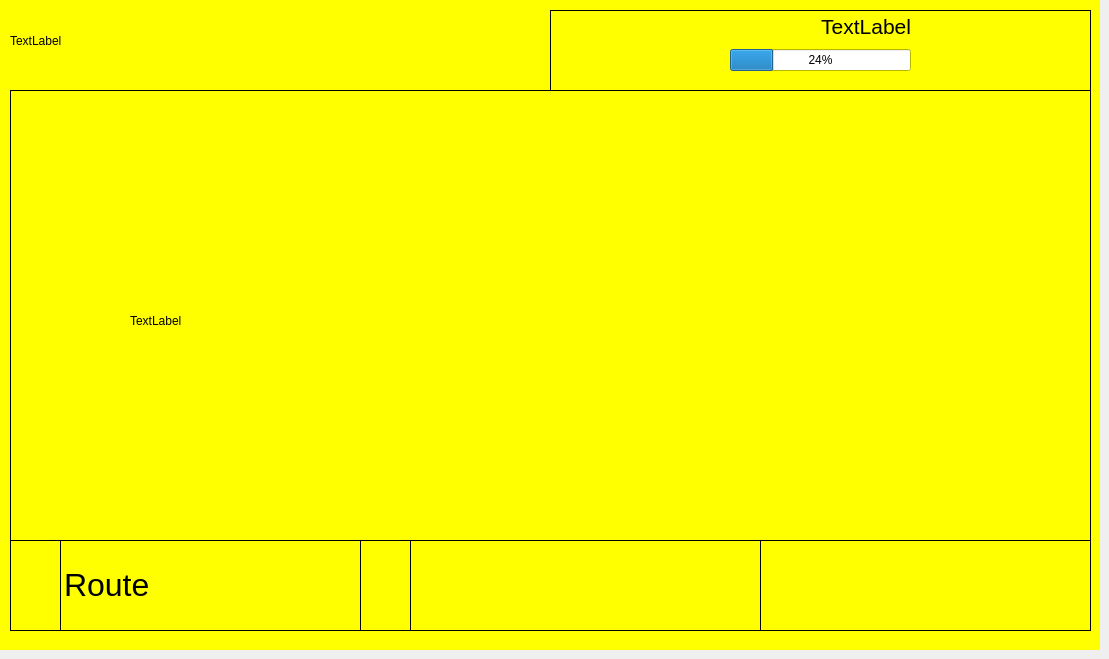
    <widget class="QWidget" name="simulationExpPage">
     <widget class="QWidget" name="simulationExpPanel" native="true">
      <property name="geometry">
       <rect>
        <x>0</x>
        <y>0</y>
        <width>1100</width>
        <height>650</height>
       </rect>
      </property>
      <property name="palette">
       <palette>
        <active>
         <colorrole role="Base">
          <brush brushstyle="SolidPattern">
           <color alpha="255">
            <red>255</red>
            <green>255</green>
            <blue>255</blue>
           </color>
          </brush>
         </colorrole>
         <colorrole role="Window">
          <brush brushstyle="SolidPattern">
           <color alpha="255">
            <red>255</red>
            <green>255</green>
            <blue>0</blue>
           </color>
          </brush>
         </colorrole>
        </active>
        <inactive>
         <colorrole role="Base">
          <brush brushstyle="SolidPattern">
           <color alpha="255">
            <red>255</red>
            <green>255</green>
            <blue>255</blue>
           </color>
          </brush>
         </colorrole>
         <colorrole role="Window">
          <brush brushstyle="SolidPattern">
           <color alpha="255">
            <red>255</red>
            <green>255</green>
            <blue>0</blue>
           </color>
          </brush>
         </colorrole>
        </inactive>
        <disabled>
         <colorrole role="Base">
          <brush brushstyle="SolidPattern">
           <color alpha="255">
            <red>255</red>
            <green>255</green>
            <blue>0</blue>
           </color>
          </brush>
         </colorrole>
         <colorrole role="Window">
          <brush brushstyle="SolidPattern">
           <color alpha="255">
            <red>255</red>
            <green>255</green>
            <blue>0</blue>
           </color>
          </brush>
         </colorrole>
        </disabled>
       </palette>
      </property>
      <property name="autoFillBackground">
       <bool>true</bool>
      </property>
      <widget class="QLabel" name="virtualNetworkPanel">
       <property name="geometry">
        <rect>
         <x>10</x>
         <y>90</y>
         <width>1081</width>
         <height>451</height>
        </rect>
       </property>
       <property name="font">
        <font>
         <family>Helvetica</family>
         <pointsize>14</pointsize>
         <weight>75</weight>
         <bold>true</bold>
        </font>
       </property>
       <property name="frameShape">
        <enum>QFrame::Box</enum>
       </property>
       <property name="text">
        <string/>
       </property>
       <property name="textFormat">
        <enum>Qt::PlainText</enum>
       </property>
       <property name="alignment">
        <set>Qt::AlignHCenter|Qt::AlignTop</set>
       </property>
      </widget>
      <widget class="QWidget" name="gridLayoutWidget_8">
       <property name="geometry">
        <rect>
         <x>60</x>
         <y>540</y>
         <width>301</width>
         <height>91</height>
        </rect>
       </property>
       <layout class="QGridLayout" name="journeyParametersGrid">
        <property name="spacing">
         <number>0</number>
        </property>
        <item row="0" column="0">
         <widget class="QLabel" name="directionGridLbl">
          <property name="frameShape">
           <enum>QFrame::Box</enum>
          </property>
          <property name="text">
           <string>&lt;html&gt;&lt;head/&gt;&lt;body&gt;&lt;p&gt;&lt;span style=&quot; font-size:24pt;&quot;&gt;Route &lt;/span&gt;&lt;/p&gt;&lt;/body&gt;&lt;/html&gt;</string>
          </property>
         </widget>
        </item>
        <item row="0" column="1">
         <layout class="QGridLayout" name="journeyClickableGrid">
          <item row="0" column="0">
           <layout class="QGridLayout" name="directionGrid"/>
          </item>
         </layout>
        </item>
       </layout>
      </widget>
      <widget class="QLabel" name="startJourneyPanel">
       <property name="geometry">
        <rect>
         <x>410</x>
         <y>540</y>
         <width>351</width>
         <height>91</height>
        </rect>
       </property>
       <property name="font">
        <font>
         <family>Helvetica</family>
         <pointsize>14</pointsize>
         <weight>75</weight>
         <bold>true</bold>
        </font>
       </property>
       <property name="frameShape">
        <enum>QFrame::Box</enum>
       </property>
       <property name="text">
        <string/>
       </property>
       <property name="alignment">
        <set>Qt::AlignCenter</set>
       </property>
      </widget>
      <widget class="QLabel" name="journeyPanel">
       <property name="geometry">
        <rect>
         <x>10</x>
         <y>540</y>
         <width>401</width>
         <height>91</height>
        </rect>
       </property>
       <property name="font">
        <font>
         <family>Helvetica</family>
         <pointsize>14</pointsize>
         <weight>75</weight>
         <bold>true</bold>
        </font>
       </property>
       <property name="frameShape">
        <enum>QFrame::Box</enum>
       </property>
       <property name="text">
        <string/>
       </property>
       <property name="alignment">
        <set>Qt::AlignHCenter|Qt::AlignTop</set>
       </property>
      </widget>
      <widget class="QLabel" name="nextJourneyPanel">
       <property name="geometry">
        <rect>
         <x>760</x>
         <y>540</y>
         <width>331</width>
         <height>91</height>
        </rect>
       </property>
       <property name="font">
        <font>
         <family>Helvetica</family>
         <pointsize>14</pointsize>
         <weight>75</weight>
         <bold>true</bold>
        </font>
       </property>
       <property name="frameShape">
        <enum>QFrame::Box</enum>
       </property>
       <property name="text">
        <string/>
       </property>
       <property name="alignment">
        <set>Qt::AlignCenter</set>
       </property>
      </widget>
      <widget class="QLabel" name="completedTripsPanel">
       <property name="geometry">
        <rect>
         <x>550</x>
         <y>10</y>
         <width>541</width>
         <height>81</height>
        </rect>
       </property>
       <property name="font">
        <font>
         <family>Helvetica</family>
         <pointsize>14</pointsize>
         <weight>75</weight>
         <bold>true</bold>
        </font>
       </property>
       <property name="frameShape">
        <enum>QFrame::Box</enum>
       </property>
       <property name="text">
        <string/>
       </property>
       <property name="alignment">
        <set>Qt::AlignCenter</set>
       </property>
      </widget>
      <widget class="QWidget" name="gridLayoutWidget_16">
       <property name="geometry">
        <rect>
         <x>130</x>
         <y>280</y>
         <width>831</width>
         <height>81</height>
        </rect>
       </property>
       <layout class="QGridLayout" name="simulationExpStatusGrid">
        <item row="0" column="0">
         <widget class="QLabel" name="simulationExpStatusLbl">
          <property name="text">
           <string>TextLabel</string>
          </property>
         </widget>
        </item>
       </layout>
      </widget>
      <widget class="QWidget" name="gridLayoutWidget_21">
       <property name="geometry">
        <rect>
         <x>10</x>
         <y>10</y>
         <width>541</width>
         <height>61</height>
        </rect>
       </property>
       <layout class="QGridLayout" name="simulationExpStageGrid">
        <item row="0" column="0">
         <widget class="QLabel" name="simulationExpStageLbl">
          <property name="text">
           <string>TextLabel</string>
          </property>
         </widget>
        </item>
       </layout>
      </widget>
      <widget class="QWidget" name="gridLayoutWidget_14">
       <property name="geometry">
        <rect>
         <x>410</x>
         <y>540</y>
         <width>351</width>
         <height>91</height>
        </rect>
       </property>
       <layout class="QGridLayout" name="startJourneyGrid"/>
      </widget>
      <widget class="QWidget" name="gridLayoutWidget_20">
       <property name="geometry">
        <rect>
         <x>760</x>
         <y>540</y>
         <width>331</width>
         <height>91</height>
        </rect>
       </property>
       <layout class="QGridLayout" name="nextJourneyGrid"/>
      </widget>
      <widget class="QWidget" name="gridLayoutWidget_51">
       <property name="geometry">
        <rect>
         <x>10</x>
         <y>70</y>
         <width>1081</width>
         <height>21</height>
        </rect>
       </property>
       <layout class="QGridLayout" name="simulationExpPageBlackSpacingGrid"/>
      </widget>
      <widget class="QWidget" name="gridLayoutWidget_55">
       <property name="geometry">
        <rect>
         <x>550</x>
         <y>10</y>
         <width>541</width>
         <height>61</height>
        </rect>
       </property>
       <layout class="QGridLayout" name="completedTripsGrid">
        <item row="1" column="1">
         <widget class="QProgressBar" name="progressBarCompletedTrips">
          <property name="value">
           <number>24</number>
          </property>
          <property name="format">
           <string notr="true">%p%</string>
          </property>
         </widget>
        </item>
        <item row="0" column="1">
         <widget class="QLabel" name="simulationExpRemainingDaysLbl">
          <property name="font">
           <font>
            <pointsize>16</pointsize>
            <weight>75</weight>
            <bold>true</bold>
           </font>
          </property>
          <property name="text">
           <string>&lt;html&gt;&lt;head/&gt;&lt;body&gt;&lt;p&gt;&lt;span style=&quot; font-weight:400;&quot;&gt;TextLabel&lt;/span&gt;&lt;/p&gt;&lt;/body&gt;&lt;/html&gt;</string>
          </property>
          <property name="alignment">
           <set>Qt::AlignRight|Qt::AlignTrailing|Qt::AlignVCenter</set>
          </property>
         </widget>
        </item>
        <item row="1" column="0">
         <spacer name="horizontalSpacer_8">
          <property name="orientation">
           <enum>Qt::Horizontal</enum>
          </property>
          <property name="sizeHint" stdset="0">
           <size>
            <width>40</width>
            <height>20</height>
           </size>
          </property>
         </spacer>
        </item>
        <item row="1" column="2">
         <spacer name="horizontalSpacer_10">
          <property name="orientation">
           <enum>Qt::Horizontal</enum>
          </property>
          <property name="sizeHint" stdset="0">
           <size>
            <width>40</width>
            <height>20</height>
           </size>
          </property>
         </spacer>
        </item>
       </layout>
      </widget>
      <widget class="QWidget" name="gridLayoutWidget_81">
       <property name="geometry">
        <rect>
         <x>10</x>
         <y>10</y>
         <width>1081</width>
         <height>61</height>
        </rect>
       </property>
       <layout class="QGridLayout" name="simulationExpGrid">
        <property name="spacing">
         <number>0</number>
        </property>
       </layout>
      </widget>
      <widget class="QWidget" name="gridLayoutWidget_83">
       <property name="geometry">
        <rect>
         <x>130</x>
         <y>150</y>
         <width>831</width>
         <height>131</height>
        </rect>
       </property>
       <layout class="QGridLayout" name="simulationExpInstructionsGrid"/>
      </widget>
      <zorder>completedTripsPanel</zorder>
      <zorder>nextJourneyPanel</zorder>
      <zorder>startJourneyPanel</zorder>
      <zorder>virtualNetworkPanel</zorder>
      <zorder>gridLayoutWidget_8</zorder>
      <zorder>journeyPanel</zorder>
      <zorder>gridLayoutWidget_16</zorder>
      <zorder>gridLayoutWidget_21</zorder>
      <zorder>gridLayoutWidget_14</zorder>
      <zorder>gridLayoutWidget_20</zorder>
      <zorder>gridLayoutWidget_51</zorder>
      <zorder>gridLayoutWidget_55</zorder>
      <zorder>gridLayoutWidget_81</zorder>
      <zorder>gridLayoutWidget_83</zorder>
     </widget>
    </widget>
